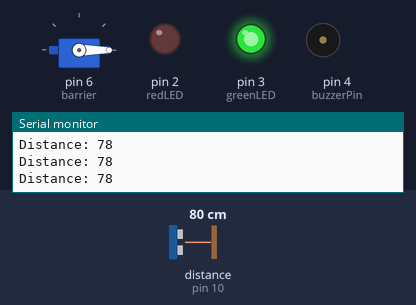
A sketch run on a simulated Arduino Uno, built with avr-gcc and run on an emulated ATmega328P. Parts: servo, output pins drawn as LEDs (lit = HIGH), buzzer (waves = sounding), the last lines printed to the serial monitor. Wiring (inferred from the names in the program): ultrasonic range finder: trigger pin 9; echo pin 10. The test bench sets the inputs (shaded band); at power-on: distance to the obstacle (sensor on pin 10) 80 cm. The echo pulse lasts 58.3 µs per cm; pins used as bus, display or sensor lines are not drawn.

Above: at 1.3 s.
1.4 s: distance to the obstacle (sensor on pin 10) set to 24 cm
2.9 s: distance to the obstacle (sensor on pin 10) set to 19 cm
At 4.4 s:
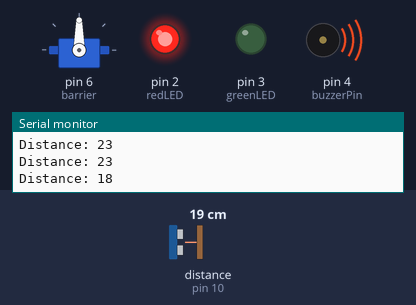
Timing chart, 0 to 10.0 s (numbered marks = the images above; inputs shaded):
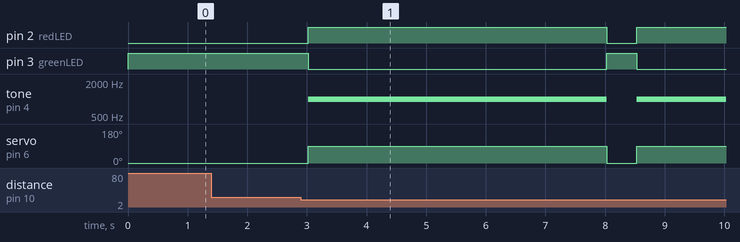

The sketch:

Zebra_Crossing_System.ino
```cpp
#include <Servo.h>

Servo barrier;

const int trigPin = 9;
const int echoPin = 10;
const int redLED = 2;
const int greenLED = 3;
const int buzzerPin = 4;

long duration;
int distance;

void setup() {
  Serial.begin(9600);

  pinMode(trigPin, OUTPUT);
  pinMode(echoPin, INPUT);

  pinMode(redLED, OUTPUT);
  pinMode(greenLED, OUTPUT);
  pinMode(buzzerPin, OUTPUT);

  barrier.attach(6);

  digitalWrite(greenLED, HIGH);
  digitalWrite(redLED, LOW);

  barrier.write(0);
}

void loop() {

  digitalWrite(trigPin, LOW);
  delayMicroseconds(2);

  digitalWrite(trigPin, HIGH);
  delayMicroseconds(10);

  digitalWrite(trigPin, LOW);

  duration = pulseIn(echoPin, HIGH);

  distance = duration * 0.034 / 2;

  Serial.print("Distance: ");
  Serial.println(distance);

  if(distance <= 20)
  {
    digitalWrite(greenLED, LOW);
    digitalWrite(redLED, HIGH);

    tone(buzzerPin, 1000);

    barrier.write(90);

    delay(5000);

    noTone(buzzerPin);

    barrier.write(0);

    digitalWrite(redLED, LOW);
    digitalWrite(greenLED, HIGH);
  }

  delay(500);
}
```

Measured:
- the behaviour switches between 22 and 21 cm on distance to the obstacle (sensor on pin 10) (found by bisection; images 0 and 1)
- after the input at 2.9 s, pin 2 (redLED): LOW → HIGH after 0.12 s, → LOW 5.0 s later, → HIGH 0.50 s later; pin 3 (greenLED): HIGH → LOW after 0.12 s, → HIGH 5.0 s later, → LOW 0.50 s later
